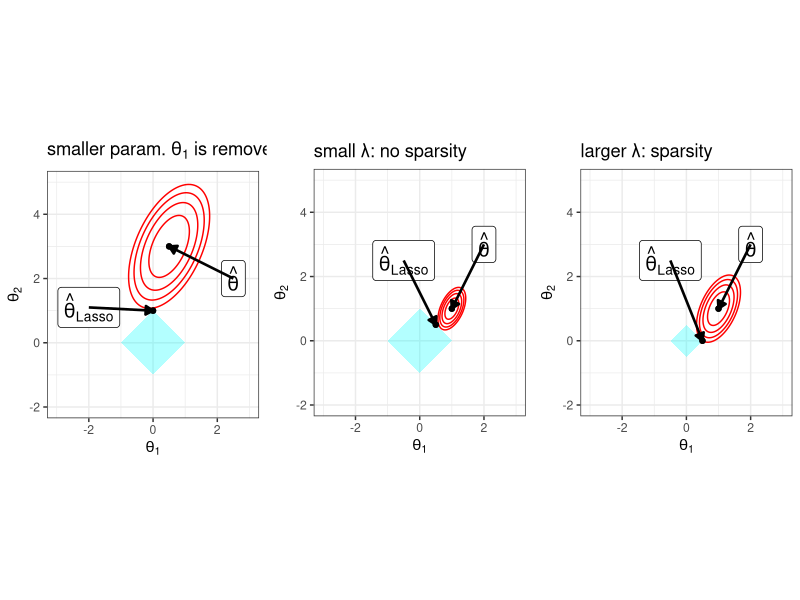

Generate this figure with R:
# ------------------------------------------------------------------------------
# l2

# FIG: lasso contour plots under different parameter values.
#  (1) smaller parameter with theta_1 removed
#  (2) small lambda that does not lead to sparsity
#  (3) large lambda that leads to sparsity
# ------------------------------------------------------------------------------

library(ggplot2)
library(gridExtra)

# ------------------------------------------------------------------------------

# Function to create contour plots
create_contour_plot <- function(theta_hat, theta_lasso, l1_edge, outermost_point, annotation_positions, subtitle) {
  theta1 <- seq(-4, 4, length.out = 300)
  theta2 <- seq(-2, 5, length.out = 300)
  grid <- expand.grid(Theta1 = theta1, Theta2 = theta2)
  
  target_direction <- c(1, 4) / sqrt(sum(c(1, 4)^2))
  angle <- atan2(target_direction[2], target_direction[1]) - pi / 18
  rot_matrix <- matrix(c(cos(angle), -sin(angle), sin(angle), cos(angle)), nrow = 2, byrow = TRUE)
  
  scale <- c(1, 2)
  Z <- as.matrix(grid) - matrix(theta_hat, nrow = nrow(grid), ncol = 2, byrow = TRUE)
  Z <- Z %*% rot_matrix
  Z <- Z %*% diag(scale)
  Z <- Z %*% t(rot_matrix)
  L <- (Z[, 1])^2 + (Z[, 2])^2
  grid$L <- L
  
  outermost_level <- sum((outermost_point - theta_hat)^2)
  
  # Create the ggplot object
  p <- ggplot() +
    geom_contour(data = grid, aes(x = Theta1, y = Theta2, z = L),colour = "red", breaks = seq(min(L), outermost_level, length.out = 5)) +
    geom_polygon(data = data.frame(x = c(l1_edge, 0, -l1_edge, 0), y = c(0, l1_edge, 0, -l1_edge)), aes(x, y), fill = "cyan", alpha = 0.3) +
    labs(x = expression(theta[1]), y = expression(theta[2]), title = subtitle) +
    theme_bw() +
    coord_fixed()
  
  p <- p + 
    geom_point(data=as.data.frame(theta_hat), aes(x=theta_hat[1], y=theta_hat[2]), colour="black") + 
    annotate("label", x=annotation_positions[2, 1], y=annotation_positions[2, 2], label="hat(theta)", parse=TRUE, size=5) + 
    geom_segment(data=cbind(start=as.data.frame(matrix(annotation_positions[2,], nrow = 1, byrow = TRUE)), end=as.data.frame(matrix(theta_hat, nrow = 1, byrow = TRUE))),
                 aes(x=start.V1, y=start.V2, 
                     xend=end.V1, yend=end.V2), colour="black",
                 size=0.9, arrow = arrow(ends="last", type="closed", length=unit(0.04, "npc")),
                 arrow.fill="black")
  
  p <- p + 
    geom_point(data=as.data.frame(theta_lasso), aes(x=theta_lasso[1], y = theta_lasso[2]), colour="black") + 
    annotate("label", x=annotation_positions[1, 1], y=annotation_positions[1, 2], label="hat(theta)[\"Lasso\"]", parse=TRUE, size=5) + 
    geom_segment(data=cbind(start=as.data.frame(matrix(annotation_positions[1,], nrow = 1, byrow = TRUE)), end=as.data.frame(matrix(theta_lasso, nrow = 1, byrow = TRUE))),
                 aes(x=start.V1, y=start.V2, 
                     xend=end.V1, yend=end.V2), colour="black",
                 size=0.9, arrow = arrow(ends="last", type="closed", length=unit(0.04, "npc")),
                 arrow.fill="black") + 
    xlim(-3, 3) +
    ylim(-2, 5)
  return(p)
}

# Create individual plots
plot1 <- create_contour_plot(theta_hat = c(0.5, 3), theta_lasso = c(0, 1), l1_edge = 1, 
                             outermost_point = c(0, 1), annotation_positions = matrix(c(-2, 1.1, 2.5, 2), nrow = 2, byrow = TRUE), 
                             subtitle = expression(paste("smaller param. ", theta[1], " is removed")))

plot2 <- create_contour_plot(theta_hat = c(1, 1), theta_lasso = c(0.5, 0.5), l1_edge = 1, 
                             outermost_point = c(0.5, 0.5), annotation_positions = matrix(c(-0.5, 2.5, 2, 3), nrow = 2, byrow = TRUE), 
                             subtitle = "small λ: no sparsity")

plot3 <- create_contour_plot(theta_hat = c(1, 1), theta_lasso = c(0.5, 0), l1_edge = 0.5, 
                             outermost_point = c(0.5, 0), annotation_positions = matrix(c(-0.5, 2.5, 2, 3), nrow = 2, byrow = TRUE), 
                             subtitle = "larger λ: sparsity")

# Arrange the plots in a grid
p <- grid.arrange(plot1, plot2, plot3, nrow = 1)

ggsave("../figure/lasso_contour_cases.png", plot = p, height = 6, width = 18)
